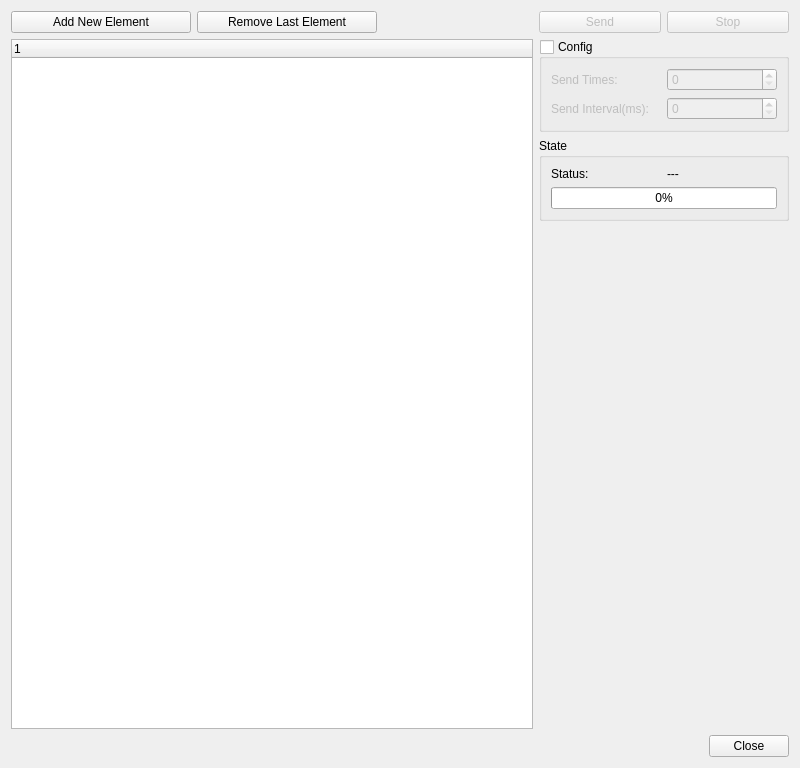
<?xml version="1.0" encoding="UTF-8"?>
<ui version="4.0">
 <class>EditDialog</class>
 <widget class="QDialog" name="EditDialog">
  <property name="geometry">
   <rect>
    <x>0</x>
    <y>0</y>
    <width>800</width>
    <height>768</height>
   </rect>
  </property>
  <property name="minimumSize">
   <size>
    <width>800</width>
    <height>768</height>
   </size>
  </property>
  <property name="windowTitle">
   <string>Edit Dialog</string>
  </property>
  <layout class="QGridLayout" name="gridLayout">
   <item row="0" column="1">
    <layout class="QHBoxLayout" name="horizontalLayout">
     <item>
      <widget class="QPushButton" name="pushButton_send">
       <property name="enabled">
        <bool>false</bool>
       </property>
       <property name="text">
        <string>Send</string>
       </property>
       <property name="icon">
        <iconset resource="resource.qrc">
         <normaloff>:/resource/go.png</normaloff>:/resource/go.png</iconset>
       </property>
       <property name="autoDefault">
        <bool>false</bool>
       </property>
      </widget>
     </item>
     <item>
      <widget class="QPushButton" name="pushButton_stop">
       <property name="enabled">
        <bool>false</bool>
       </property>
       <property name="text">
        <string>Stop</string>
       </property>
       <property name="icon">
        <iconset resource="resource.qrc">
         <normaloff>:/resource/stop.png</normaloff>:/resource/stop.png</iconset>
       </property>
       <property name="autoDefault">
        <bool>false</bool>
       </property>
      </widget>
     </item>
    </layout>
   </item>
   <item row="1" column="1">
    <widget class="QGroupBox" name="groupBox_config">
     <property name="sizePolicy">
      <sizepolicy hsizetype="Preferred" vsizetype="Fixed">
       <horstretch>0</horstretch>
       <verstretch>0</verstretch>
      </sizepolicy>
     </property>
     <property name="minimumSize">
      <size>
       <width>250</width>
       <height>0</height>
      </size>
     </property>
     <property name="title">
      <string>Config</string>
     </property>
     <property name="checkable">
      <bool>true</bool>
     </property>
     <property name="checked">
      <bool>false</bool>
     </property>
     <layout class="QVBoxLayout" name="verticalLayout_5">
      <item>
       <layout class="QHBoxLayout" name="horizontalLayout_5">
        <item>
         <layout class="QVBoxLayout" name="verticalLayout_2">
          <item>
           <widget class="QLabel" name="label_times">
            <property name="text">
             <string>Send Times:   </string>
            </property>
           </widget>
          </item>
          <item>
           <widget class="QLabel" name="label_interval">
            <property name="text">
             <string>Send Interval(ms):   </string>
            </property>
           </widget>
          </item>
         </layout>
        </item>
        <item>
         <layout class="QVBoxLayout" name="verticalLayout">
          <item>
           <widget class="QSpinBox" name="spinBox_times">
            <property name="minimum">
             <number>0</number>
            </property>
            <property name="maximum">
             <number>1000000000</number>
            </property>
           </widget>
          </item>
          <item>
           <widget class="QSpinBox" name="spinBox_interval">
            <property name="maximum">
             <number>1000000000</number>
            </property>
           </widget>
          </item>
         </layout>
        </item>
       </layout>
      </item>
     </layout>
    </widget>
   </item>
   <item row="2" column="1">
    <widget class="QGroupBox" name="groupBox_state">
     <property name="sizePolicy">
      <sizepolicy hsizetype="Preferred" vsizetype="Fixed">
       <horstretch>0</horstretch>
       <verstretch>0</verstretch>
      </sizepolicy>
     </property>
     <property name="title">
      <string>State</string>
     </property>
     <layout class="QVBoxLayout" name="verticalLayout_3">
      <item>
       <layout class="QHBoxLayout" name="horizontalLayout_3">
        <item>
         <widget class="QLabel" name="label_status">
          <property name="text">
           <string>Status:   </string>
          </property>
          <property name="textInteractionFlags">
           <set>Qt::LinksAccessibleByMouse</set>
          </property>
         </widget>
        </item>
        <item>
         <widget class="QLabel" name="label_status2">
          <property name="sizePolicy">
           <sizepolicy hsizetype="Preferred" vsizetype="Preferred">
            <horstretch>0</horstretch>
            <verstretch>0</verstretch>
           </sizepolicy>
          </property>
          <property name="text">
           <string>---</string>
          </property>
          <property name="textInteractionFlags">
           <set>Qt::LinksAccessibleByMouse|Qt::TextSelectableByMouse</set>
          </property>
         </widget>
        </item>
       </layout>
      </item>
      <item>
       <widget class="QProgressBar" name="progressBar">
        <property name="sizePolicy">
         <sizepolicy hsizetype="Preferred" vsizetype="Fixed">
          <horstretch>0</horstretch>
          <verstretch>0</verstretch>
         </sizepolicy>
        </property>
        <property name="maximum">
         <number>1</number>
        </property>
        <property name="value">
         <number>0</number>
        </property>
        <property name="format">
         <string>%p%</string>
        </property>
       </widget>
      </item>
     </layout>
    </widget>
   </item>
   <item row="3" column="1">
    <spacer name="verticalSpacer">
     <property name="orientation">
      <enum>Qt::Vertical</enum>
     </property>
     <property name="sizeType">
      <enum>QSizePolicy::Expanding</enum>
     </property>
     <property name="sizeHint" stdset="0">
      <size>
       <width>0</width>
       <height>0</height>
      </size>
     </property>
    </spacer>
   </item>
   <item row="0" column="0" rowspan="4">
    <layout class="QVBoxLayout" name="verticalLayout_4">
     <item>
      <layout class="QHBoxLayout" name="horizontalLayout_4">
       <item>
        <widget class="QPushButton" name="pushButton_add">
         <property name="minimumSize">
          <size>
           <width>180</width>
           <height>0</height>
          </size>
         </property>
         <property name="text">
          <string>Add New Element</string>
         </property>
         <property name="icon">
          <iconset resource="resource.qrc">
           <normaloff>:/resource/add.png</normaloff>:/resource/add.png</iconset>
         </property>
         <property name="autoDefault">
          <bool>false</bool>
         </property>
        </widget>
       </item>
       <item>
        <widget class="QPushButton" name="pushButton_del">
         <property name="minimumSize">
          <size>
           <width>180</width>
           <height>0</height>
          </size>
         </property>
         <property name="text">
          <string>Remove Last Element</string>
         </property>
         <property name="icon">
          <iconset resource="resource.qrc">
           <normaloff>:/resource/sub.png</normaloff>:/resource/sub.png</iconset>
         </property>
         <property name="autoDefault">
          <bool>false</bool>
         </property>
        </widget>
       </item>
       <item>
        <spacer name="horizontalSpacer">
         <property name="orientation">
          <enum>Qt::Horizontal</enum>
         </property>
         <property name="sizeHint" stdset="0">
          <size>
           <width>0</width>
           <height>0</height>
          </size>
         </property>
        </spacer>
       </item>
      </layout>
     </item>
     <item>
      <widget class="QTreeWidget" name="treeWidget_property">
       <column>
        <property name="text">
         <string notr="true">1</string>
        </property>
       </column>
      </widget>
     </item>
    </layout>
   </item>
   <item row="4" column="0" colspan="2">
    <layout class="QHBoxLayout" name="horizontalLayout_2">
     <item>
      <spacer name="horizontalSpacer_2">
       <property name="orientation">
        <enum>Qt::Horizontal</enum>
       </property>
       <property name="sizeHint" stdset="0">
        <size>
         <width>0</width>
         <height>0</height>
        </size>
       </property>
      </spacer>
     </item>
     <item>
      <widget class="QPushButton" name="pushButton_close">
       <property name="text">
        <string>Close</string>
       </property>
       <property name="icon">
        <iconset resource="resource.qrc">
         <normaloff>:/resource/cancel.png</normaloff>:/resource/cancel.png</iconset>
       </property>
       <property name="autoDefault">
        <bool>false</bool>
       </property>
      </widget>
     </item>
    </layout>
   </item>
  </layout>
 </widget>
 <resources>
  <include location="resource.qrc"/>
 </resources>
 <connections/>
</ui>
